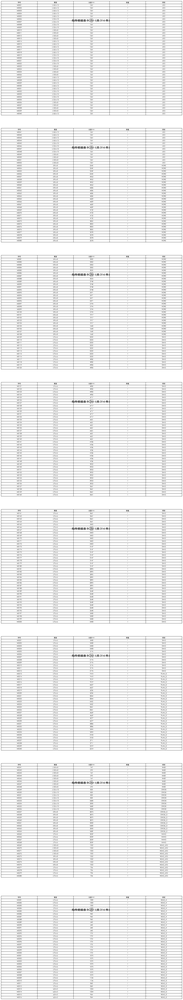
#> input picture examples/clear/tower_bom_hd.png, 183 x 1000 px, shrunk from 3179 x 17406 before the run
$ python -i tower_preprocess.py   (imports and definitions only)
#> lines starting #> are read from the running program, lines starting #| are printed output that depends on the picture; after the words box and inside, x2 and y2 are one past the last pixel; in counts of white or black regions, pixels touching at a corner belong together
"""扫描/渲染图线重绘栅格预处理（Phase C）。

在 A2 霍夫线检测前增强弱中心线、抑制底纹噪声：
    1. 对比度拉伸（百分位 clip + CLAHE）
    2. 去斑（连通域面积过滤，不做开运算以免抹掉 1–2px 细线）
    3. 可选线重绘（骨架化后与原始墨迹取并集，避免细线消失）

原则：只做确定性图像处理；若骨架化导致墨迹损失过大则自动回退。
"""

from __future__ import annotations

from pathlib import Path
from typing import Any, Dict, Optional, Tuple


def _require_cv2():
    try:
        import cv2
        import numpy as np
    except ImportError as exc:  # pragma: no cover
        raise RuntimeError(
            "扫描图预处理需要 opencv-python：pip install opencv-python-headless"
        ) from exc
    return cv2, np


def contrast_stretch(gray, cv2, np, low_pct: float = 2.0, high_pct: float = 98.0):
    """百分位对比度拉伸 + CLAHE，提升弱线对比度。"""
    lo = float(np.percentile(gray, low_pct))
    hi = float(np.percentile(gray, high_pct))
    if hi <= lo + 1:
        stretched = gray.copy()
    else:
        stretched = np.clip((gray.astype("float32") - lo) * 255.0 / (hi - lo), 0, 255).astype("uint8")
    clahe = cv2.createCLAHE(clipLimit=2.0, tileGridSize=(8, 8))
    return clahe.apply(stretched)


def denoise_spots(binary, cv2, np, min_area: int = 12):
    """去除小连通域（文字笔画碎点、扫描噪点）。"""
    n, labels, stats, _ = cv2.connectedComponentsWithStats(binary, connectivity=8)
    out = np.zeros_like(binary)
    for i in range(1, n):
        if stats[i, cv2.CC_STAT_AREA] >= min_area:
            out[labels == i] = 255
    return out


def skeletonize(binary, cv2, np):
    """形态学骨架化（迭代腐蚀+开运算）。"""
    skel = np.zeros(binary.shape, dtype="uint8")
    element = cv2.getStructuringElement(cv2.MORPH_CROSS, (3, 3))
    img = binary.copy()
    while True:
        eroded = cv2.erode(img, element)
        opened = cv2.dilate(eroded, element)
        temp = cv2.subtract(img, opened)
        skel = cv2.bitwise_or(skel, temp)
        img = eroded.copy()
        if cv2.countNonZero(img) == 0:
            break
    return skel


def preprocess_for_scan(
    gray,
    *,
    ink_threshold: int = 160,
    min_spot_area: int = 12,
    skeletonize_lines: bool = True,
    min_retain_ratio: float = 0.15,
    cv2=None,
    np=None,
) -> Tuple[Any, Dict[str, Any]]:
    """对灰度图做线重绘预处理，返回 (preprocessed_gray, meta)。"""
    if cv2 is None or np is None:
        cv2, np = _require_cv2()

    meta: Dict[str, Any] = {
        "method": "line_repaint",
        "ink_threshold": ink_threshold,
        "min_spot_area": min_spot_area,
        "skeletonize": skeletonize_lines,
    }

    stretched = contrast_stretch(gray, cv2, np)
    meta["contrast"] = "percentile_2_98+clahe"

    # 深色墨迹 -> 白；不做 MORPH_OPEN（3×3 开运算会抹掉 1–2px 中心线）
    binary = (stretched < ink_threshold).astype("uint8") * 255
    orig_ink = int(cv2.countNonZero(binary))
    cleaned = denoise_spots(binary, cv2, np, min_area=min_spot_area)
    meta["spots_removed"] = int(cv2.countNonZero(binary) - cv2.countNonZero(cleaned))

    work = cleaned
    if skeletonize_lines and cv2.countNonZero(cleaned) > 0:
        skel = skeletonize(cleaned, cv2, np)
        cross = cv2.getStructuringElement(cv2.MORPH_CROSS, (3, 3))
        skel_boost = cv2.dilate(skel, cross, iterations=1)
        # 骨架中心线 OR 原始墨迹：增强弱线召回，同时保留已有线段
        work = cv2.bitwise_or(cleaned, skel_boost)
        meta["skeleton_pixels"] = int(cv2.countNonZero(skel))
        if orig_ink > 0 and cv2.countNonZero(work) < orig_ink * min_retain_ratio:
            work = cleaned
            meta["fallback"] = "skeleton_removed_too_much"

    # 转回灰度：白线黑底 -> 深色线浅色底（与 _detect_line_segments 输入一致）
    out = np.where(work > 0, 0, 255).astype("uint8")
    meta["ink_pixels"] = int(cv2.countNonZero(work))
    meta["orig_ink_pixels"] = orig_ink
    meta["retain_ratio"] = round(meta["ink_pixels"] / orig_ink, 4) if orig_ink else 1.0
    meta["shape"] = [int(out.shape[0]), int(out.shape[1])]
    return out, meta


def preprocess_image_file(
    image_path: str | Path,
    out_path: Optional[str | Path] = None,
    **kwargs,
) -> Tuple[str, Dict[str, Any]]:
    """读取位图 → 预处理 → 可选写出 PNG。返回 (path, meta)。"""
    from .tower_layout import _load_image

    cv2, gray = _load_image(str(image_path))
    _, np = _require_cv2()
    processed, meta = preprocess_for_scan(gray, cv2=cv2, np=np, **kwargs)
    target = Path(out_path) if out_path else Path(image_path).with_name(
        Path(image_path).stem + "_preprocessed.png"
    )
    target.parent.mkdir(parents=True, exist_ok=True)
    cv2.imwrite(str(target), processed)
    meta["source"] = str(image_path)
    meta["output"] = str(target)
    return str(target), meta

>>> import cv2
>>> picture = cv2.imread('../../examples/clear/tower_bom_hd.png', cv2.IMREAD_GRAYSCALE)
#> picture is the input picture: shape (1000, 183); min 70, max 255, mean 235.1
>>> result = preprocess_for_scan(picture)
#> in contrast_stretch, `lo = float(np.percentile(gray, low_pct))`: lo = 195
#> in contrast_stretch, `hi = float(np.percentile(gray, high_pct))`: hi = 255
#> in contrast_stretch, `stretched = np.clip((gray.astype("float32") - lo) * 255.0 / (hi - lo),..`:
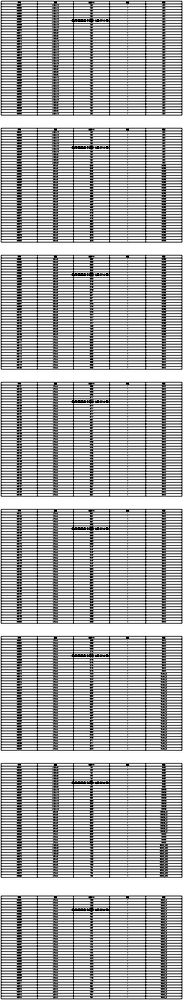
#> stretched: shape (1000, 183); min 0, max 255, mean 171.2
#> in preprocess_for_scan, `binary = (stretched < ink_threshold).astype("uint8") * 255`:
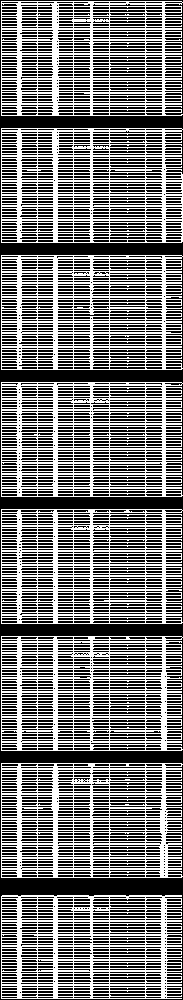
#> binary: shape (1000, 183); 45.3% white in thin lines or dots
#> in preprocess_for_scan, `orig_ink = int(cv2.countNonZero(binary))`: orig_ink = 82859
#> in denoise_spots, `n, labels, stats, _ = cv2.connectedComponentsWithStats(binary, connect..`:
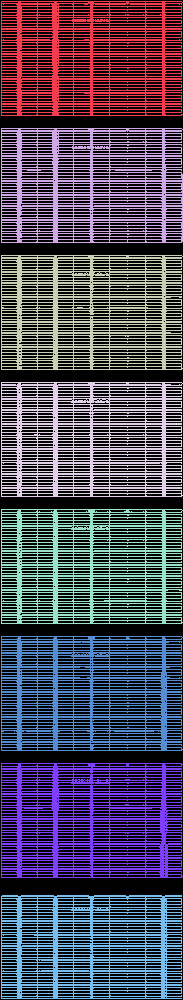
#> labels: shape (1000, 183) int32; 9 distinct labels, from 0 to 8; one colour per label, 0 black
#> in denoise_spots, `n, labels, stats, _ = cv2.connectedComponentsWithStats(binary, connect..`: n = 9; stats = [[0, 0, 183, 1000, 100141], [1, 1, 182, 115, 10345], [1, 128, 182, 115, 10473], [1, 255, 182, 115, 10485], [1, 382, 182, 115, 10559], [1, 509, 182, 115, 10352], [1, 636, 182, 115, 10580], [1, 763, 182, 115, 10566], [1, 895, 181, 104, 9499]]
#> the loop in skeletonize, `while True:` made 5 passes
#> pass 1, in skeletonize, `eroded = cv2.erode(img, element)`:
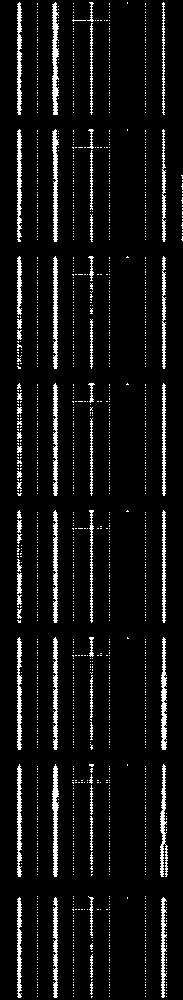
#> eroded: shape (1000, 183); 6.9% white in thin lines or dots
#> pass 1, in skeletonize, `opened = cv2.dilate(eroded, element)`:
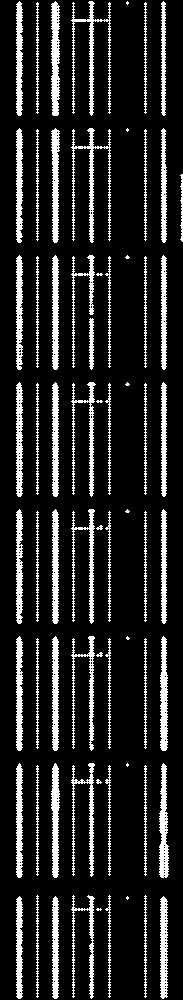
#> opened: shape (1000, 183); 14.2% white; 70 white regions (12 under 20 px), largest, box (x1, y1, x2, y2) and area: (71, 128, 111, 243) 934, (71, 1, 111, 116) 927, (51, 1, 60, 116) 803
#> after the loop in skeletonize, `while True:`: eroded: shape (1000, 183); every value is 0
#> after the loop in skeletonize, `while True:`:
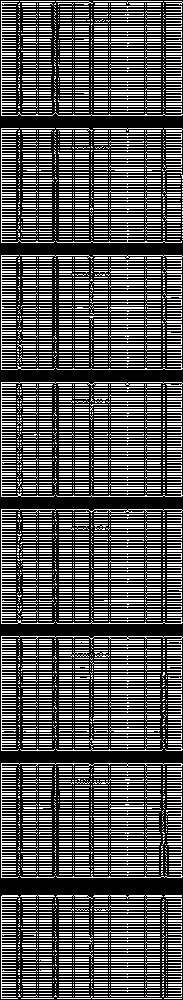
#> skel: shape (1000, 183); 33.7% white in thin lines or dots
#> in preprocess_for_scan, `skel_boost = cv2.dilate(skel, cross, iterations=1)`: skel_boost: shape (1000, 183); 85.1% white; 4387 black regions (4281 under 20 px), largest, box (x1, y1, x2, y2) and area: (0, 877, 183, 897) 2795, (0, 114, 183, 129) 1860, (0, 750, 183, 764) 1860
#> in preprocess_for_scan, `work = cv2.bitwise_or(cleaned, skel_boost)`:
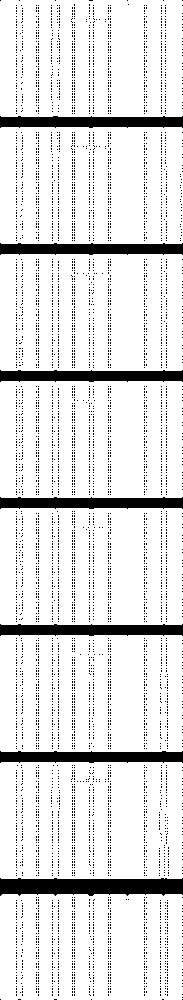
#> work: shape (1000, 183); 88.3% white; 5170 black regions (5163 under 20 px), largest, box (x1, y1, x2, y2) and area: (0, 878, 183, 896) 2792, (0, 751, 183, 763) 1854, (0, 116, 183, 128) 1853

$ run again, on examples/clear/tower_front_hd.png
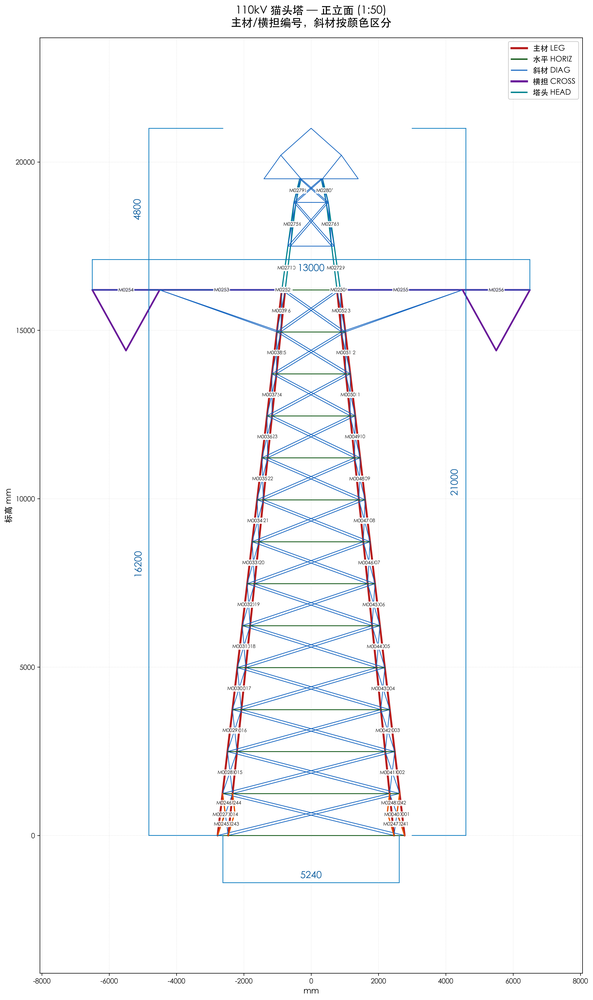
#> input picture examples/clear/tower_front_hd.png, 593 x 1000 px, shrunk from 3541 x 5968 before the run
#> lo = 139
#> hi = 255
#> in preprocess_for_scan, `binary = (stretched < ink_threshold).astype("uint8") * 255`:
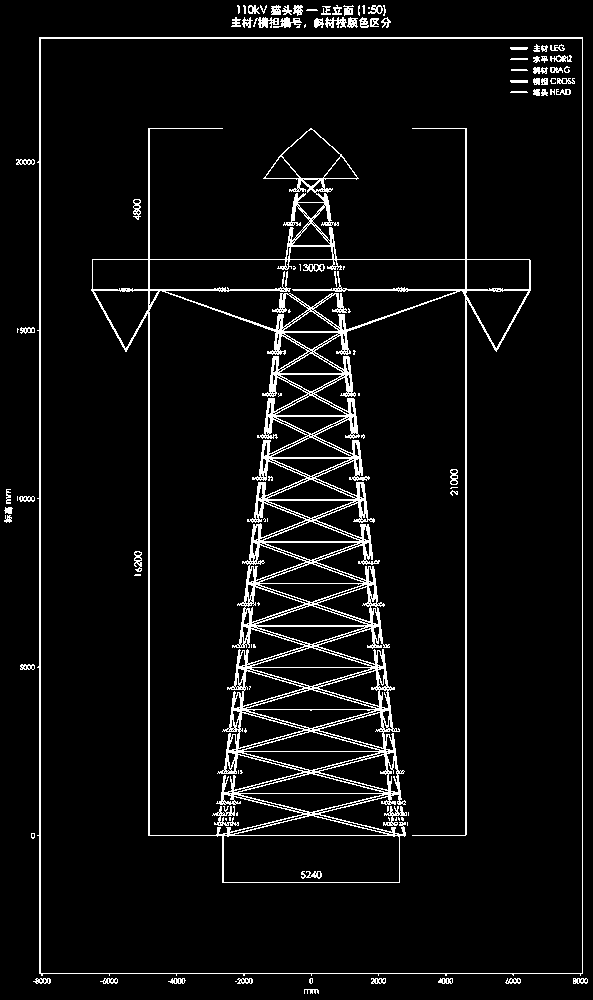
#> binary: shape (1000, 593); 5.8% white in thin lines or dots
#> orig_ink = 34238
#> labels: shape (1000, 593) int32; 113 distinct labels, from 0 to 112
#> n = 113; stats = 113 rows, first 6: [0, 0, 593, 1000, 558762], [237, 5, 3, 9, 18], [243, 5, 3, 9, 19], [248, 5, 12, 9, 64], [260, 5, 7, 9, 25], [271, 5, 10, 10, 79]
#> skel_boost: shape (1000, 593); 10.5% white; 32 white regions, largest, box (x1, y1, x2, y2) and area: (91, 127, 532, 884) 45230, (15, 36, 589, 985) 11899, (230, 4, 304, 29) 905
#> in preprocess_for_scan, `work = cv2.bitwise_or(cleaned, skel_boost)`:
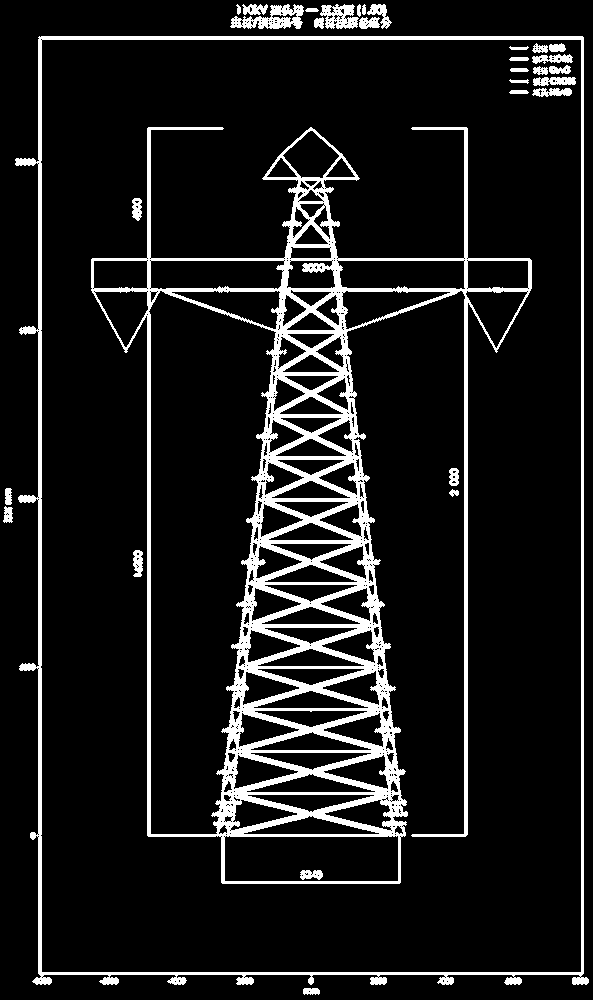
#> work: shape (1000, 593); 10.6% white; 32 white regions, largest, box (x1, y1, x2, y2) and area: (91, 127, 532, 884) 45576, (15, 36, 589, 985) 11900, (230, 4, 304, 29) 949

$ run again, on examples/clear/tower_node_k1_hd.png
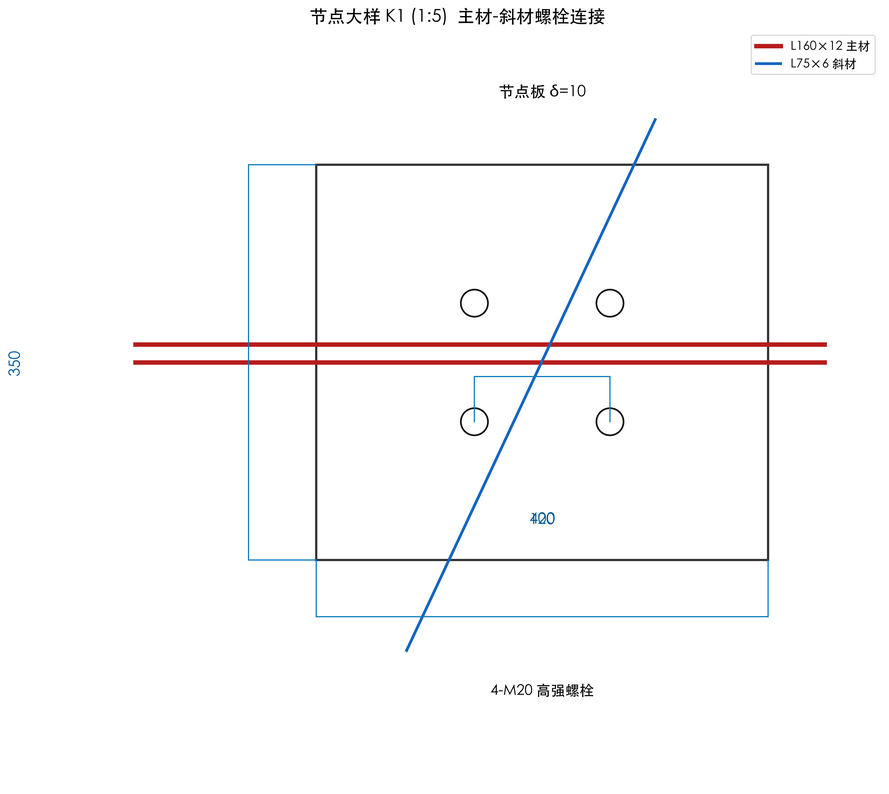
#> input picture examples/clear/tower_node_k1_hd.png, 889 x 794 px, shrunk from 3323 x 2969 before the run
#> lo = 124
#> hi = 255
#> in preprocess_for_scan, `binary = (stretched < ink_threshold).astype("uint8") * 255`:
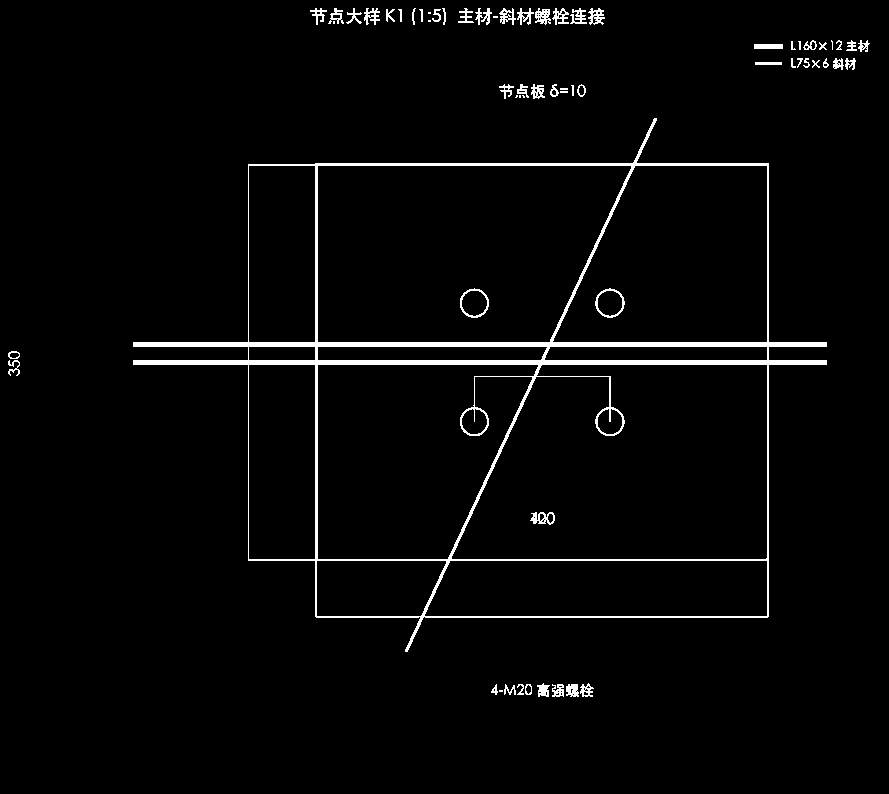
#> binary: shape (794, 889); 2.8% white; 66 white regions (12 under 20 px), largest, box (x1, y1, x2, y2) and area: (133, 118, 827, 652) 15373, (595, 288, 625, 318) 195, (460, 288, 489, 318) 191
#> orig_ink = 19884
#> labels: shape (794, 889) int32; 67 distinct labels, from 0 to 66
#> n = 67; stats = 67 rows, first 6: [0, 0, 889, 794, 685982], [310, 8, 17, 17, 109], [328, 8, 16, 16, 108], [346, 8, 16, 16, 87], [364, 8, 16, 17, 143], [386, 9, 9, 13, 59]
#> skel_boost: shape (794, 889); 3.3% white; 39 white regions (1 under 20 px), largest, box (x1, y1, x2, y2) and area: (132, 117, 828, 653) 16711, (552, 7, 606, 26) 673, (499, 7, 552, 26) 638
#> in preprocess_for_scan, `work = cv2.bitwise_or(cleaned, skel_boost)`:
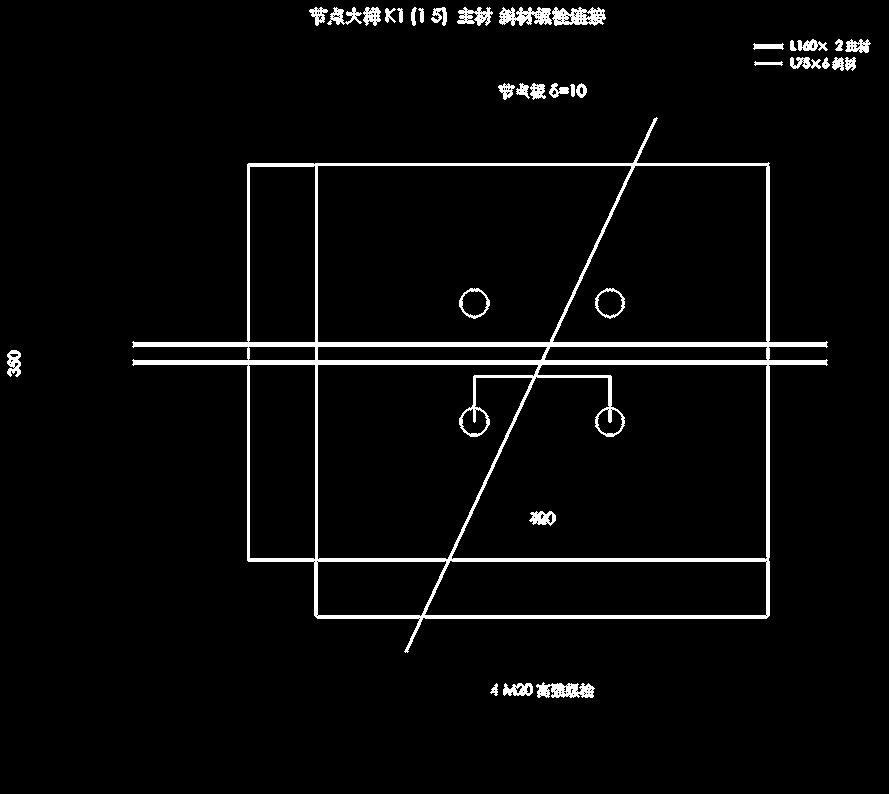
#> work: shape (794, 889); 3.8% white; 35 white regions, largest, box (x1, y1, x2, y2) and area: (132, 117, 828, 653) 19658, (552, 7, 606, 26) 678, (499, 7, 552, 26) 642

$ run again, on examples/clear/tower_plan_z0_hd.png
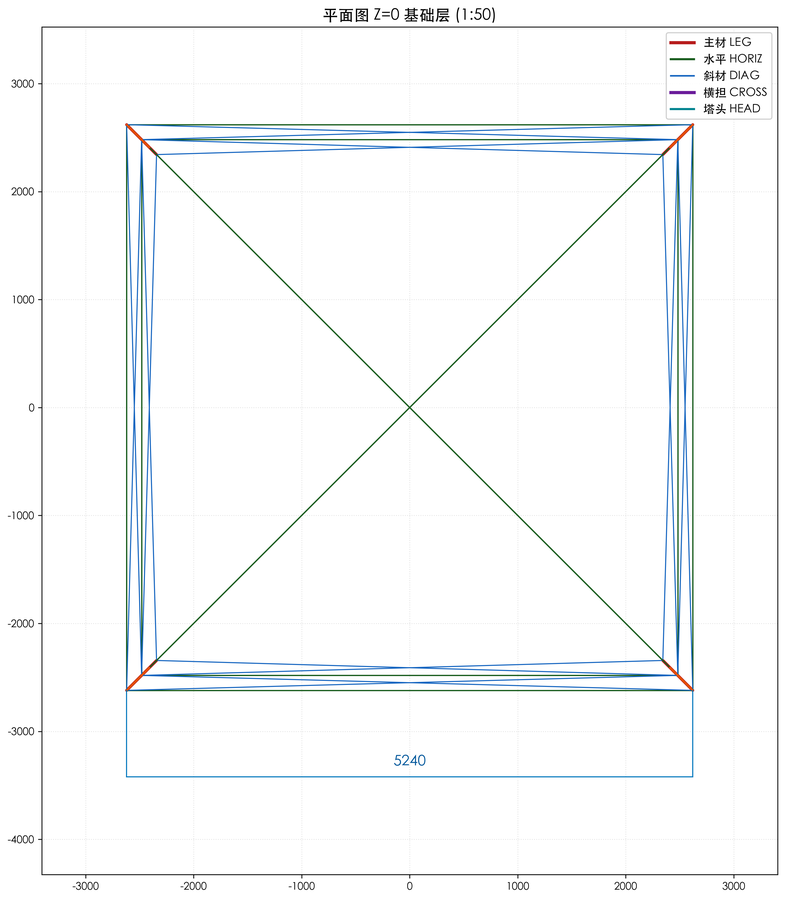
#> input picture examples/clear/tower_plan_z0_hd.png, 785 x 899 px, shrunk from 3114 x 3569 before the run
#> lo = 117
#> hi = 255
#> binary: shape (899, 785); 4.9% white in thin lines or dots
#> orig_ink = 34914
#> labels: shape (899, 785) int32; 82 distinct labels, from 0 to 81
#> n = 82; stats = 82 rows, first 6: [0, 0, 785, 899, 670801], [456, 7, 4, 16, 29], [492, 7, 3, 16, 31], [323, 8, 14, 15, 85], [339, 9, 14, 13, 108], [355, 8, 13, 14, 128]
#> skel_boost: shape (899, 785); 9% white; 38 white regions, largest, box (x1, y1, x2, y2) and area: (125, 122, 695, 779) 43423, (37, 25, 780, 891) 13368, (403, 7, 451, 23) 537
#> in preprocess_for_scan, `work = cv2.bitwise_or(cleaned, skel_boost)`:
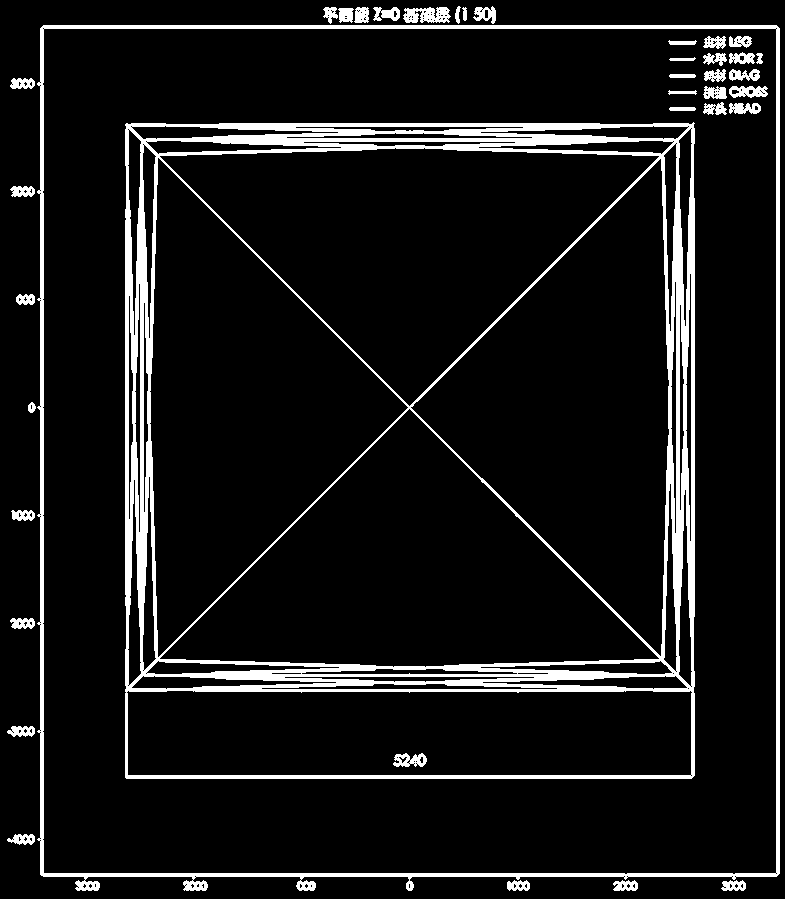
#> work: shape (899, 785); 9.1% white; 38 white regions, largest, box (x1, y1, x2, y2) and area: (125, 122, 695, 779) 43896, (37, 25, 780, 891) 13368, (403, 7, 451, 23) 558
